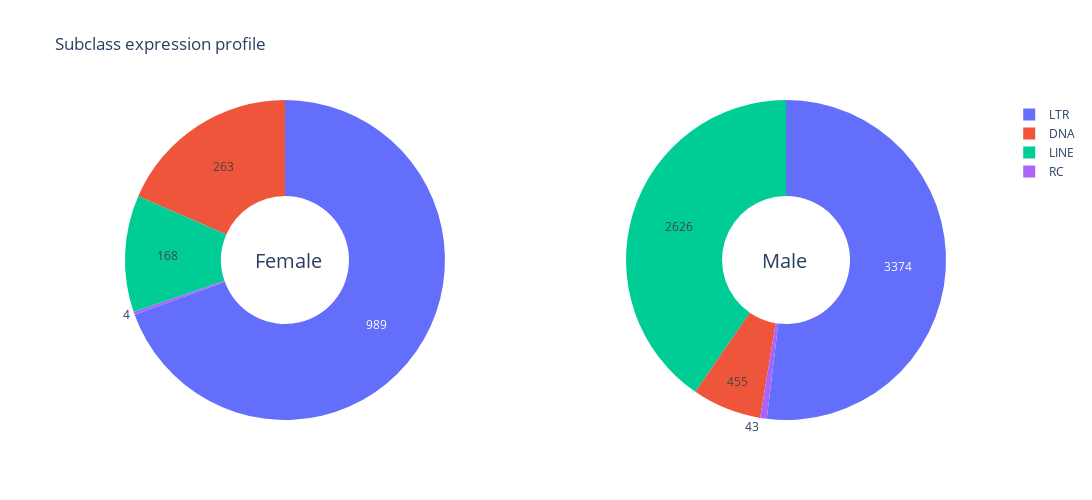

The notebook cell this image was saved under:
### Code cell
plot_TE_expression_profile_by_superfamily(TE_data_table)

### Figure 1 — Plotly figure (JSON) as saved in the notebook; plotly's stock layout.template omitted (floating-point values rounded to 4 significant figures; data arrays with more than 128 entries replaced by an {"elided": "..."} marker saying what was removed)
{"data": [{"domain": {"x": [0, 0.45], "y": [0, 1]}, "hole": 0.4, "hoverinfo": "label+value", "labels": {"elided": "131 str values"}, "name": "Female", "textinfo": "value", "type": "pie", "values": {"elided": "131 int values"}}, {"domain": {"x": [0.55, 1], "y": [0, 1]}, "hole": 0.4, "hoverinfo": "label+value", "labels": {"elided": "131 str values"}, "name": "Male", "textinfo": "value", "type": "pie", "values": {"elided": "131 int values"}}], "layout": {"annotations": [{"font": {"size": 20}, "showarrow": false, "text": "Female", "x": 0.19, "y": 0.5}, {"font": {"size": 20}, "showarrow": false, "text": "Male", "x": 0.8, "y": 0.5}], "height": 500, "title": {"text": "Subclass expression profile"}, "width": 1200}}
